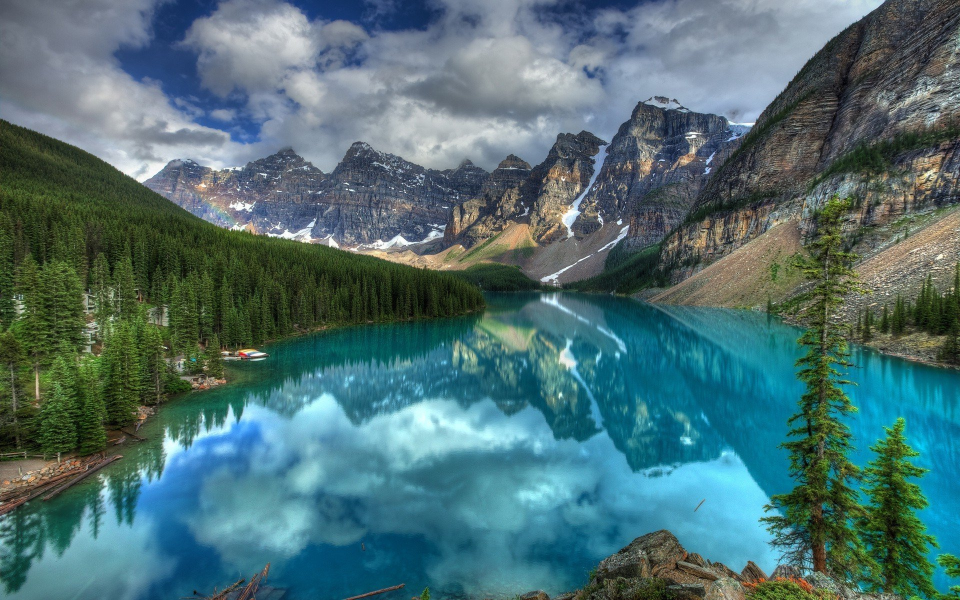
#> input picture praktich/19/dag.jpg, 1920 x 1200 px, found by its file name (shown at 1/2 size)
$ python 2.py
#> lines starting #> are read from the running program, lines starting #| are printed output that depends on the picture
from PIL import Image
ris = Image.open("p19\dag.jpg")
#> ris is the input picture: PIL image 1920x1200 RGB; mean R, G, B 77.2, 111.5, 114.9
sc_image = ris.convert("L")
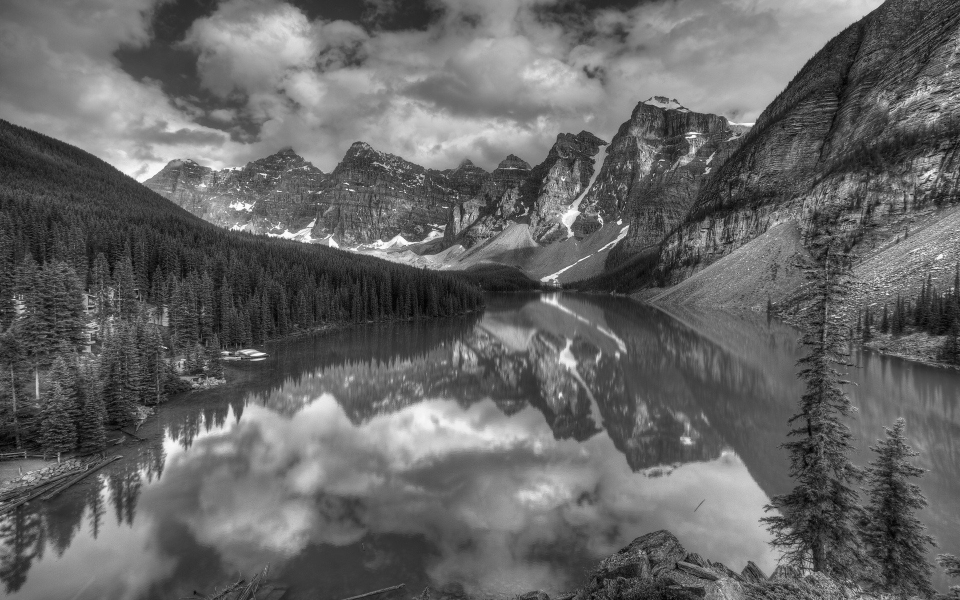
#> sc_image: PIL image 1920x1200 L (shown at 1/2 size); min 0, max 255, mean 101.6
tra_image = sc_image.transpose(Image.FLIP_LEFT_RIGHT)
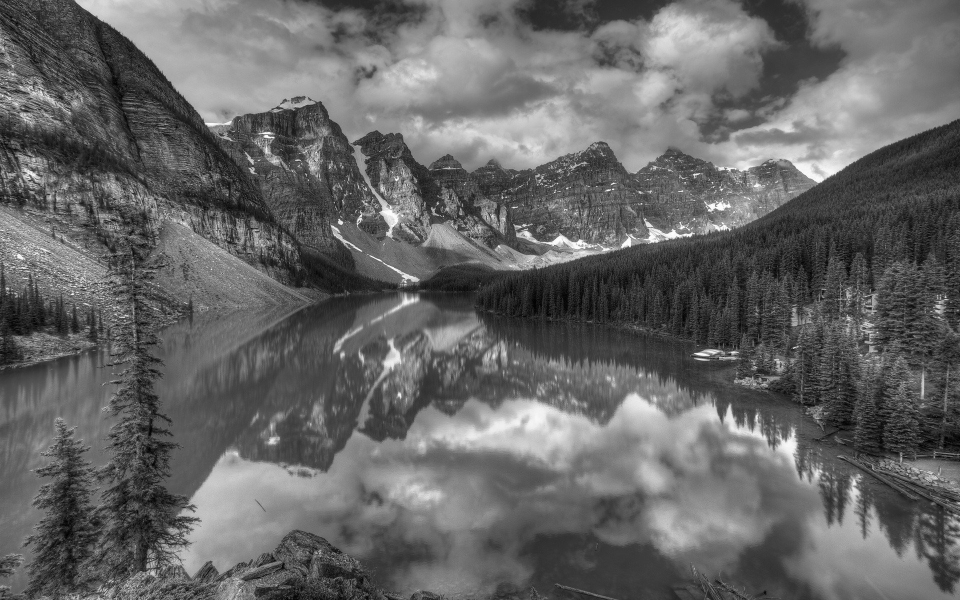
#> tra_image: PIL image 1920x1200 L (shown at 1/2 size); min 0, max 255, mean 101.6
h_g = (400, 300)
new_image = tra_image.resize(h_g)
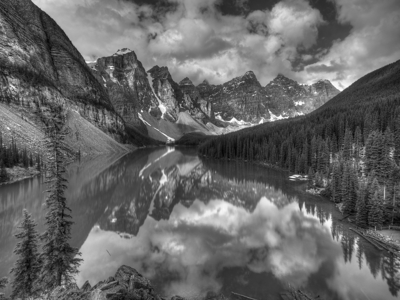
#> new_image: PIL image 400x300 L; min 3, max 255, mean 101.6
new_image.save("p19\dag2.jpg")
new_image.show()

$ run again, with praktich/19/city.jpg copied over praktich/19/dag.jpg
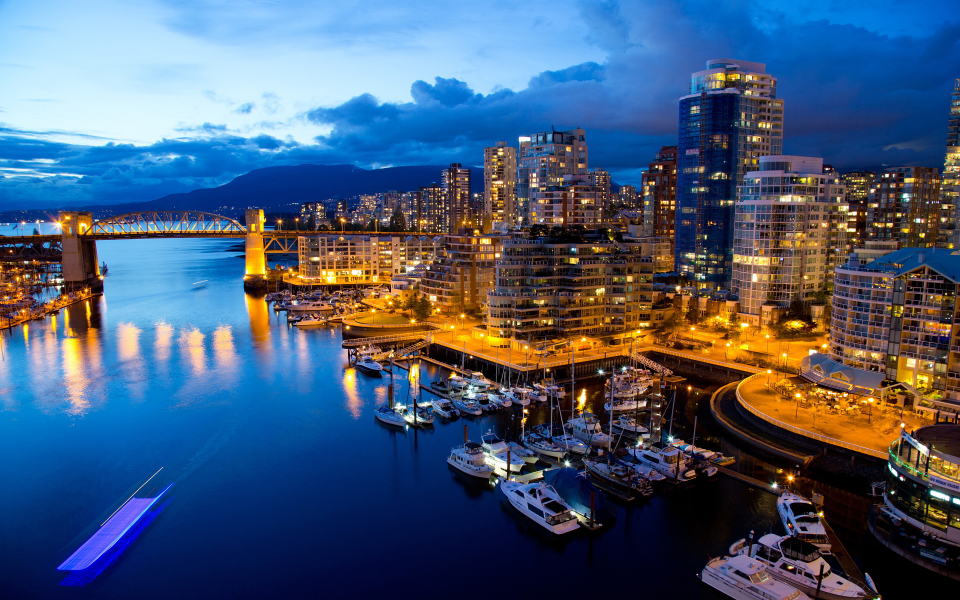
#> input picture praktich/19/city.jpg, 2880 x 1800 px, found by its file name (shown at 1/3 size)
#> ris is the input picture: PIL image 2880x1800 RGB; mean R, G, B 71.6, 90.5, 117
#> `tra_image = sc_image.transpose(Image.FLIP_LEFT_RIGHT)`:
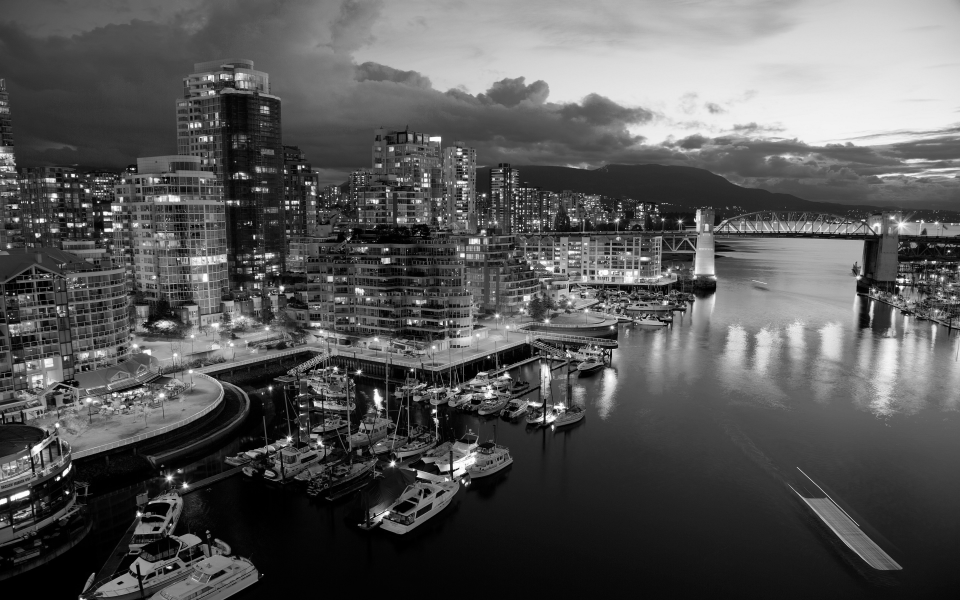
#> tra_image: PIL image 2880x1800 L (shown at 1/3 size); min 0, max 255, mean 87.8
#> `new_image = tra_image.resize(h_g)`:
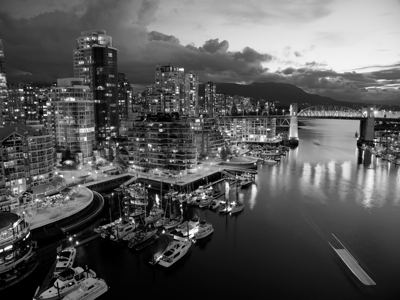
#> new_image: PIL image 400x300 L; min 0, max 255, mean 87.8

$ run again, with praktich/19/hishniki.jpg copied over praktich/19/dag.jpg
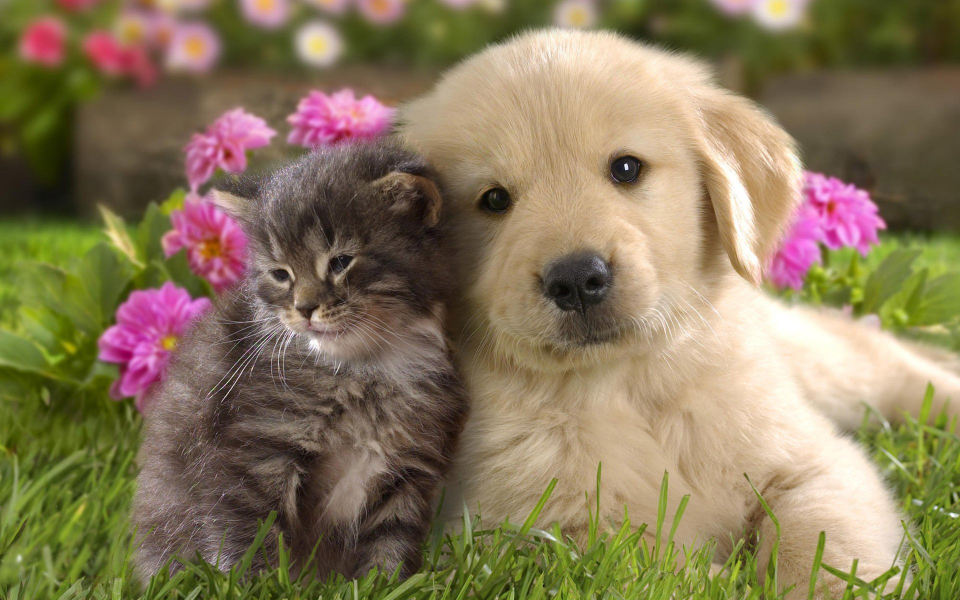
#> input picture praktich/19/hishniki.jpg, 1920 x 1200 px, found by its file name (shown at 1/2 size)
#> ris is the input picture: PIL image 1920x1200 RGB; mean R, G, B 136, 120.9, 90.1
#> `tra_image = sc_image.transpose(Image.FLIP_LEFT_RIGHT)`:
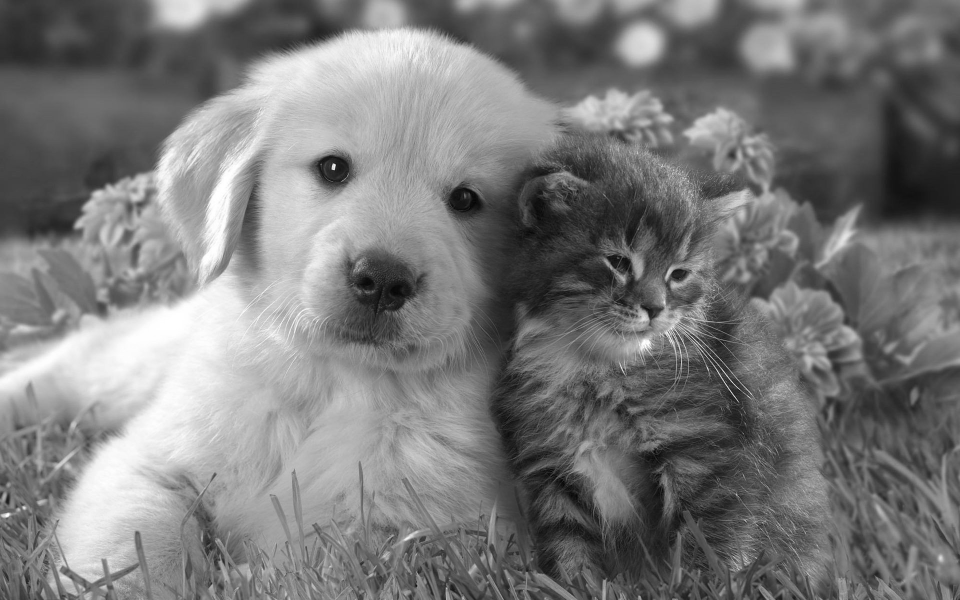
#> tra_image: PIL image 1920x1200 L (shown at 1/2 size); min 0, max 255, mean 121.9
#> `new_image = tra_image.resize(h_g)`:
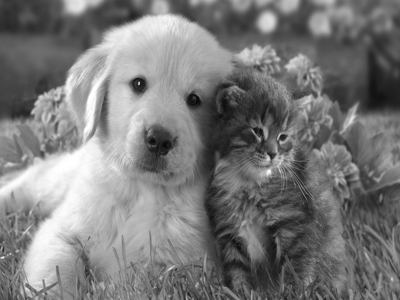
#> new_image: PIL image 400x300 L; min 8, max 255, mean 121.9
